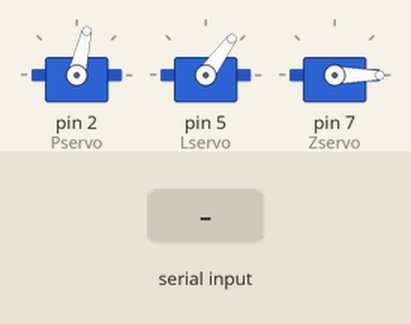
Bench run of a sketch on a simulated Arduino Mega 2560, built with avr-gcc and run on an emulated ATmega2560. Shown: 3 × servo. The test bench sets the inputs (shaded band).

Above: at 6.2 s.
6.3 s: "B" received over the second serial link
At 7.5 s:
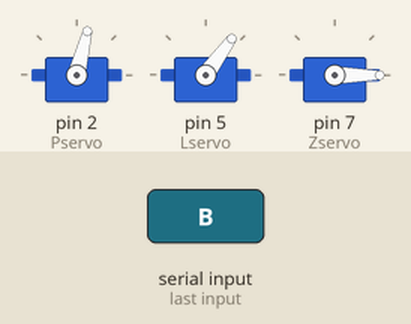
7.8 s: "W" received over the second serial link
At 8.8 s:
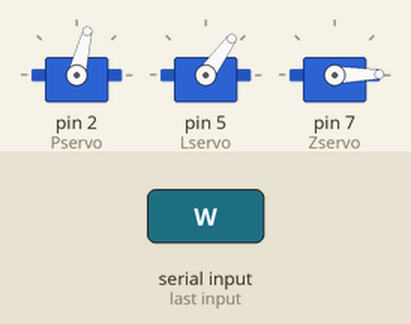
Timing chart, 0 to 10.8 s (numbered marks = the images above; inputs shaded):
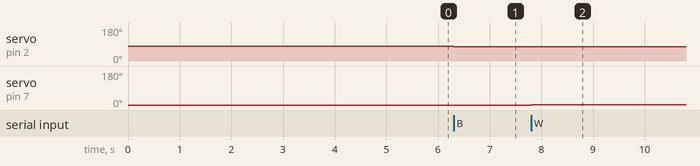

Measured:
- after the input at 6.3 s, servo on pin 2 (Pservo): 77° → 76° at once
- after the input at 7.8 s, servo on pin 7 (Zservo): 0° → 1° at once

The sketch:

RUKA_BLUETOOTH_MULTI__1.ino
```cpp
#include <AFMotor.h> // Подключаем библиотеку для управления двигателями
#include <Servo.h>   // Подключаем библиотеку для сервоприводов
#include <SoftwareSerial.h> // Подключаем библиотеку для работы с Serial через дискретные порты

// Создаем объект для сервопривода
Servo Pservo;
Servo Lservo;
Servo Zservo;
SoftwareSerial BTSerial(50,51); // RX, TX

int P=1300;
int LO=1300;
int Z=600;

int Del=100;
//int UGOLP// Создаем переменные для запоминания УГЛОВ ПОВОРОТА СЕРВ
//int UGOLL
//int UGOLZ

// Создаем переменную для команд Bluetooth
char vcmd;

void setup() {
  // Устанавливаем скорость передачи данных по Bluetooth
  BTSerial.begin(9600);
  // Устанавливаем скорость передачи данных по кабелю
  Serial1.begin(9600);
    // Выбираем пин к которому подключен сервопривод
  Pservo.attach(2,560,2300);
  Lservo.attach(5,1000,2000);//1520 СРЕДНЕЕ
  Zservo.attach(7,600,950);
   // Поворачиваем сервопривод в положение 0 градусов при каждом включении
   Pservo.writeMicroseconds(1300);
   Lservo.writeMicroseconds(1300);
   Zservo.writeMicroseconds(600);
   // Пауза 5 секунд
delay(5000);
}

void loop() {
// Если есть данные
if (BTSerial.available())
{
// Читаем команды и заносим их в переменную. char преобразует код символа команды в символ
vcmd = (char)BTSerial.read();
// Отправляем команду в порт, чтобы можно было их проверить в «Мониторе порта»
Serial1.println(vcmd);

// Вперед
if (vcmd == 'F') {
Pservo.writeMicroseconds(P=P+1);
delay(Del);
}
// Назад
if (vcmd == 'B')
{
Pservo.writeMicroseconds(P=P-1);
delay(Del);
}
// Влево
if (vcmd == 'L')
{
Lservo.writeMicroseconds(LO=LO+1);
delay(Del);
}
// Вправо
if (vcmd == 'R')
{
Lservo.writeMicroseconds(LO=LO-1);
delay(Del);
}
// Стоп
if (vcmd == 'S')
{
Pservo.writeMicroseconds(P);
Lservo.writeMicroseconds(LO);
Zservo.writeMicroseconds(Z);
delay(Del);
}
// ЗАХВАТ ВЗЯТЬ
if (vcmd == 'W')
{
 Zservo.writeMicroseconds(Z=Z+1);
delay(Del);
}
// ЗАХВАТ БРОСИТЬ
if (vcmd == 'w')
{
Zservo.writeMicroseconds(Z=Z-1);
delay(Del);
}
}

}
```
